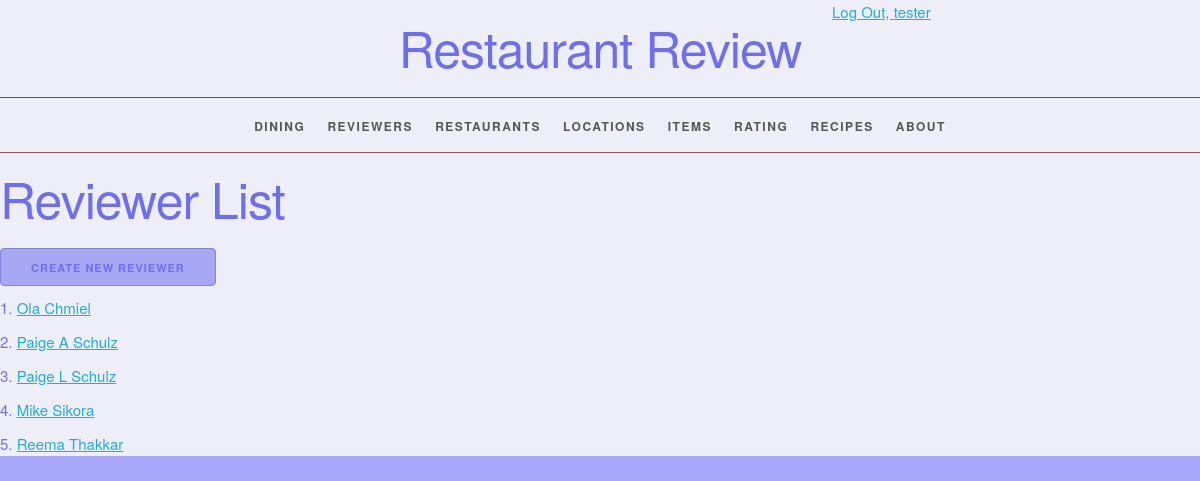
The app's page /reviewer/ (signed in) with its own data.
### restaurantreview/models.py (models this page shows, shortened)
class Reviewer(models.Model):
    reviewer_id = models.AutoField(primary_key=True)
    first_name = models.CharField(max_length=45)
    last_name = models.CharField(max_length=45)
    email = models.EmailField(max_length=45, unique=True)
    middle_name = models.CharField(max_length=45, blank=True, default='')
    def __str__(self):
        result = ''
        if self.middle_name == '':
            result = '%s %s' % (self.first_name, self.last_name)
        else:
            result = '%s %s %s' % (self.first_name, self.middle_name, self.last_name)
        return result
    def get_absolute_url(self):
        return reverse('restaurantreview_reviewer_detail_urlpattern',
                       kwargs={'pk': self.pk})
    class Meta:
        ordering = ['last_name', 'first_name', 'middle_name']
        constraints = [
            UniqueConstraint(fields=['last_name', 'first_name', 'middle_name'], name='unique_reviewer')
        ]

### restaurantreview/views.py (the view)
class ReviewerList(LoginRequiredMixin, PermissionRequiredMixin, PageLinksMixin, ListView):
    model = Reviewer
    permission_required = 'restaurantreview.view_reviewer'

### restaurantreview/utils.py (called while the page is built, shortened)
    def get_context_data(self, **kwargs):
        context = super().get_context_data(
            **kwargs)
        page = context.get('page_obj')
        return context

### restaurantreview/templates/restaurantreview/reviewer_list.html (shortened to what this page needs)
{% extends 'restaurantreview/base.html' %}
{% block content %}
    <h1>Reviewer List</h1>
    {% block create_button %}
        {% if perms.restaurantreview.add_reviewer %}
            <a
                    href="{% url 'restaurantreview_reviewer_create_urlpattern' %}"
                    class="button button-primary">
                Create New Reviewer</a>
        {% endif %}
    {% endblock %}
    <ol>
        {% for reviewer in reviewer_list %}
            <li>
                <a href="{{ reviewer.get_absolute_url }}">
                    {{ reviewer }}</a>
            </li>
        {% empty %}
            <li><em> There are no reviewers.</em></li>
        {% endfor %}
    </ol>
{% endblock %}

### restaurantreview/templates/restaurantreview/base.html (shortened to what this page needs)
{% load static %}
<!DOCTYPE html>
<html lang="en">
<head>
    <link rel="stylesheet" type="text/css"
          href="{% static 'restaurantreview/normalize.css' %}?version=4">
    <link rel="stylesheet" type="text/css"
          href="{% static 'restaurantreview/skeleton.css' %}?version=4">
    <link rel="stylesheet" type="text/css"
          href="{% static 'restaurantreview/style.css' %}?version=4">
</head>
<body>
<div>
    <div class="status row">
        <div class="offset-by-eight four columns">
            <ul class="inline">
                {% if user.is_authenticated %}
                    <li><a href="{% url 'logout_urlpattern' %}">
                        Log Out, {{ user.get_username }}</a></li>
                {% else %}
                    <li><a href="{% url 'login_urlpattern' %}">
                        Log In</a></li>
                {% endif %}
            </ul>
        </div>
    </div>
    <header>
        <h1>Restaurant Review</h1>
    </header>
    <nav>
        <ul>
            {% if perms.restaurantreview.view_dine %}
                <li>
                    <a href="{% url 'restaurantreview_dine_list_urlpattern' %}">
                        Dining</a></li>
            {% endif %}
            {% if perms.restaurantreview.view_reviewer %}
                <li>
                    <a href="{% url 'restaurantreview_reviewer_list_urlpattern' %}">
                        Reviewers</a></li>
            {% endif %}
            {% if perms.restaurantreview.view_restaurant %}
                <li>
                    <a href="{% url 'restaurantreview_restaurant_list_urlpattern' %}">
                        Restaurants</a></li>
            {% endif %}
            {% if perms.restaurantreview.view_location %}
                <li>
                    <a href="{% url 'restaurantreview_location_list_urlpattern' %}">
                        Locations</a></li>
            {% endif %}
            {% if perms.restaurantreview.view_item %}
                <li>
                    <a href="{% url 'restaurantreview_item_list_urlpattern' %}">
                        Items</a></li>
            {% endif %}
            {% if perms.restaurantreview.view_rating %}
                <li>
                    <a href="{% url 'restaurantreview_rating_list_urlpattern' %}">
                        Rating</a></li>
            {% endif %}
            {% if perms.restaurantreview.view_recipe %}
                <li>
                    <a href="{% url 'restaurantreview_recipe_list_urlpattern' %}">
                        Recipes</a></li>
            {% endif %}
            <li>
                <a href="{% url 'about_urlpattern' %}">
                    About</a></li>
        </ul>
    </nav>
    <main>
        {% block content %}
        {% endblock %}
    </main>
</div>
</body>
</html>

### restaurantreview/static/restaurantreview/skeleton.css (style rules this page uses)
.column, .columns { width: 100%; float: left; box-sizing: border-box; }
@media (min-width: 550px) { .column, .columns { margin-left: 4%; } }
@media (min-width: 550px) { .column:first-child, .columns:first-child { margin-left: 0; } }
@media (min-width: 550px) { .four.columns { width: 30.6666666667%; } }
@media (min-width: 550px) { .offset-by-eight.column, .offset-by-eight.columns { margin-left: 69.3333333333%; } }
html { font-size: 62.5%; }
body { font-size: 1.5em; line-height: 1.6; font-weight: 450; font-family: "Raleway", "HelveticaNeue", "Helvetica Neue", Helvetica, Arial, sans-serif; color: #6e6ef3; }
h1, h2, h3, h4, h5, h6 { margin-top: 0; margin-bottom: 2rem; font-weight: 300; }
h1 { font-size: 4.0rem; line-height: 1.2; letter-spacing: -.1rem; }
@media (min-width: 550px) { h1 { font-size: 5.0rem; } }
a { color: #1EAEDB; }
.button, button, input[type="submit"], input[type="reset"], input[type="button"] { display: inline-block; height: 38px; padding: 0 30px; color: #555; text-align: center; font-size: 11px; font-weight: 600; line-height: 38px; letter-spacing: .1rem; text-transform: uppercase; text-decoration: none; white-space: nowrap; background-color: transparent; border-radius: 4px; border: 1px solid #bbb; cursor: pointer; box-sizing: border-box; }
.button.button-primary, button.button-primary, input[type="submit"].button-primary, input[type="reset"].button-primary, input[type="button"].button-primary { color: #6e6ef3; background-color: #a7a7f3; border-color: #8282d7; }
ul { list-style: circle inside; }
ol { list-style: decimal inside; }
ol, ul { padding-left: 0; margin-top: 0; }
li { margin-bottom: 1rem; }
button, .button { margin-bottom: 1rem; }
pre, blockquote, dl, figure, table, p, ul, ol, form { margin-bottom: 2.5rem; }
.container:after, .row:after, .u-cf { content: ""; display: table; clear: both; }

### restaurantreview/static/restaurantreview/style.css (style rules this page uses)
html { height: 100%; background-color: #a7a7fc; }
body { background-color: #eeeef8; }
body > div > header { text-align: center;; }
header h1 { display: inline-block; font-weight: normal; font-style: normal; width: 100%; margin-top: 0; padding-top: 0; }
nav { border-top: 1px solid #774b4b; width: 100%; border-bottom: 1px solid #915959; margin: 0 0 1em; padding: 0; }
nav ul { margin: 0; padding: 1em 0; list-style-type: none; text-align: center; }
nav ul li { display: inline; padding: 0; margin: 0 0.25em; font-weight: 600; text-transform: uppercase; text-align: center; font-size: 1rem; letter-spacing: .10rem; }
@media (min-width: 400px) { nav ul li { letter-spacing: .15rem; font-size: 1.2rem; margin: 0 0.5em; } }
@media (min-width: 550px) { nav ul li { margin: 0 0.75em; } }
nav ul li a { color: #555; text-decoration: none; background-color: transparent; cursor: pointer; }
.inline { list-style-type: none; padding: 0; margin: 0 0 -0.5em; }
.inline li { display: inline; }

### records on screen
Reviewer: middle_name+first_name+last_name "Ola Chmiel"
Reviewer: middle_name+first_name+last_name "Paige A Schulz"
Reviewer: middle_name+first_name+last_name "Paige L Schulz"
Reviewer: middle_name+first_name+last_name "Mike Sikora"
Reviewer: middle_name+first_name+last_name "Reema Thakkar"

### other values on screen
{{ user.get_username }} "tester"
